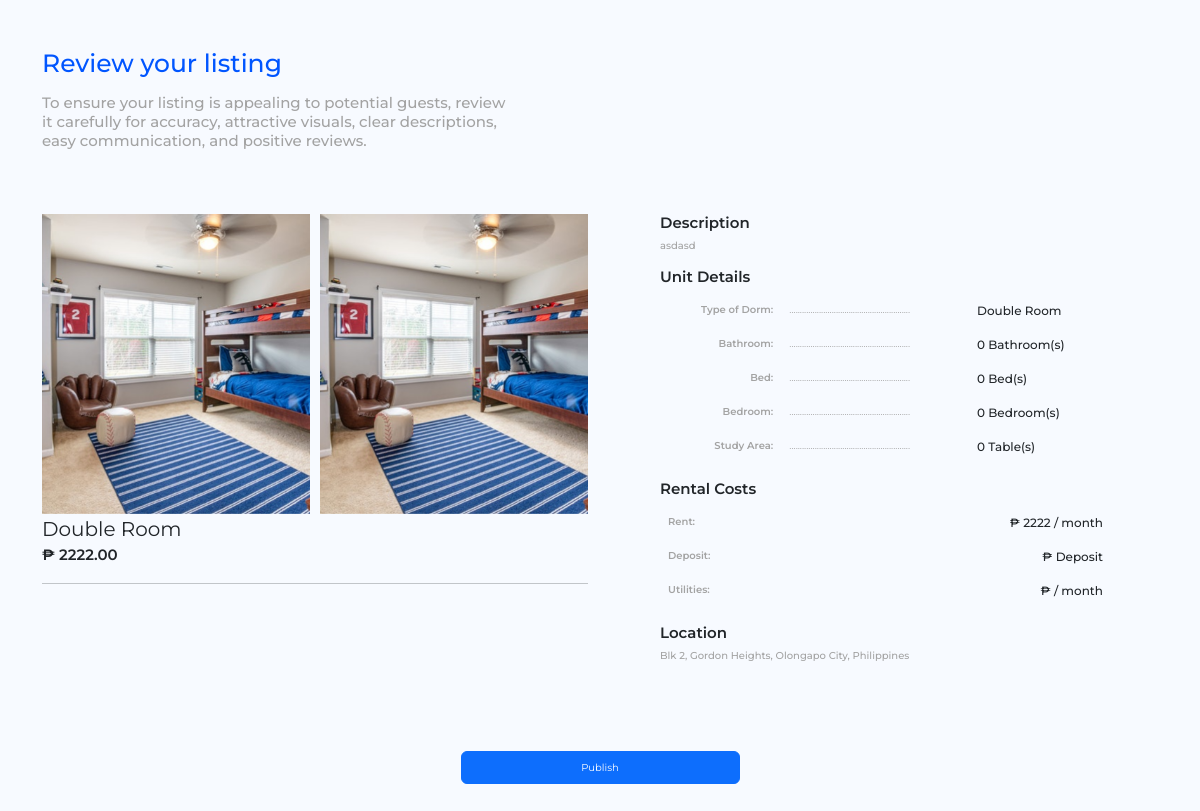
Screenshot of /dorm/create/part-3/4/ with the database file from the repository.
### base/models.py (models this page shows, shortened)
class DormImage(models.Model):
    dorm = models.ForeignKey(Dorm, related_name="images", on_delete=models.CASCADE)
    image = models.ImageField(upload_to='dorm_images/')

class Dorm(models.Model):
    dromTypes=(
                ('Single Room','Single Room'),
                ('Double Room','Double Room'),
                ('Deluxe Room','Deluxe Room'),
                ('Apartment Style','Apartment Style')
                )
    placeTypes = (
        ('Single Room', 'Guests will have their own private space within a larger accommodation'),
        ('Shared Room', 'Guests will have their own private space within a larger accommodation'),
        ('Entire Place', 'Guests will have the whole place to themselves, offering privacy and freedom'),
    )
    name = models.CharField(max_length=255)
    type_of_dorm = models.CharField(max_length=255, choices=dromTypes)
    place_type = models.CharField(max_length=50, choices=placeTypes, help_text="What type of place will guests have?" ,null=True)
    area = models.DecimalField(max_digits=10, decimal_places=2, help_text="Area in square feet",null=True)
    bathroom = models.CharField(max_length=10, default=0)
    guest = models.CharField(max_length=10, default=0)
    bed = models.CharField(max_length=10, default=0)
    bedroom = models.CharField(max_length=10, default=0)
    study_area = models.CharField(max_length=10, default=0)
    description=models.TextField(null=True)
    availability_status = models.BooleanField(default=False)
    reviews_count = models.PositiveIntegerField(default=0)
    reviews_avg_rating = models.DecimalField(max_digits=3, decimal_places=2, default=0.0)
    amenities = models.ManyToManyField(Amenity, blank=True, related_name='dorms')
    accessibility_features = models.ManyToManyField(AccessibilityFeature, blank=True, related_name='dorms')
    owner = models.ForeignKey(User, on_delete=models.CASCADE, related_name='owned_dorms')
    published = models.BooleanField(default=False)  # Field to mark if the dorm is published

class RentalCost(models.Model):
    dorm = models.OneToOneField(Dorm, on_delete=models.CASCADE)
    rent = models.DecimalField(max_digits=10, decimal_places=2)
    deposit = models.DecimalField(max_digits=10, decimal_places=2,null=True)
    utilities = models.DecimalField(max_digits=10, decimal_places=2,null=True)

class Location(models.Model):
    dorm = models.OneToOneField(Dorm, on_delete=models.CASCADE)
    address = models.CharField(max_length=255)
    latitude = models.DecimalField(max_digits=9, decimal_places=6, null=True, blank=True)
    longitude = models.DecimalField(max_digits=9, decimal_places=6, null=True, blank=True)
    google_map_embed_code = models.TextField(null=True, blank=True)  # New optional field for embed code
    nearby_schools = models.IntegerField(null=True, blank=True)
    grocery_stores = models.IntegerField(null=True, blank=True)
    hospitals = models.IntegerField(null=True, blank=True)
    malls = models.IntegerField(null=True, blank=True)
    coffee_shops = models.IntegerField(null=True, blank=True)
    transit_options = models.CharField(max_length=255,null=True, blank=True)
    city=models.CharField(max_length=255,null=True, blank=True)
    state=models.CharField(max_length=255,null=True, blank=True)
    zip_code=models.CharField(max_length=255,null=True, blank=True)
    country=models.CharField(max_length=255,null=True, blank=True)

### base/views.py (the view)
# urls.py: path('dorm/create/part-3/<int:dorm_id>/', dorm_create_part_3, name='dorm_create_part_3'),
def dorm_create_part_3(request, dorm_id):
    dor=Dorm.objects.filter(id=dorm_id).first()
    if request.method == 'POST':
        pub = 'pub' in request.POST
        dorm = Dorm.objects.get(id=dorm_id)
        dorm.published=pub
        dorm.save()
        return redirect('success')  # Redirect to a success or listing page
    return render(request, 'owner_welcome3.html', {'dorm':dor,'dorm_id':dorm_id})

### base/templates/owner_welcome3.html (shortened to what this page needs)
<!DOCTYPE html>
<html lang="en">
{% load static %}
<head>
    <link href="https://cdn.jsdelivr.net/npm/bootstrap@5.3.0/dist/css/bootstrap.min.css" rel="stylesheet">
    <link rel="stylesheet" href="https://cdnjs.cloudflare.com/ajax/libs/font-awesome/5.15.4/css/all.min.css">
    <link rel="stylesheet" href="https://cdnjs.cloudflare.com/ajax/libs/font-awesome/5.15.4/css/all.min.css">
    <link rel='stylesheet' href='https://cdnjs.cloudflare.com/ajax/libs/OwlCarousel2/2.3.4/assets/owl.carousel.min.css'
 />
    <link rel="stylesheet" href="{% static 'assets/css/style.css' %}">
</head>
<body>
    <div class="main-wrapper py-5 container">
        <div class="col-xl-5 ">
            <h2 class="mb-3 fs25 font-color-0055FF">Review your listing</h2>
            <p class="fs15 fw500 lh-sm">To ensure your listing is appealing to potential guests, review it carefully for
                accuracy, attractive visuals, clear descriptions, easy communication, and positive reviews.</p>
        </div>
        <div class="row py-5 gap-5">
            <div class="col-xl-6 col-12">
                <div class="owl-carousel owl-theme position-relative">
                    {% for image in dorm.images.all %}
                    <div class="item">
                        <img src="{{ image.image.url }}" alt="">
                    </div>
                    {% endfor %}
                </div>
                <div class="card-body w-100 px-0">
                    <div class=" justify-content-between">
                        <div class=" fs20 fw400 ">
                            {{ dorm.type_of_dorm }}
                        </div>
                        <div class="rommPrice fs15 fw600">
                            ₱ {{ dorm.rentalcost.rent }}
                        </div>
                    </div>
                    <hr class="my-3 mb-4">
                </div>
            </div>
            <div class="col-lg-5 col-12">
                <h5 class="fs15 fw600">Description</h5>
                <p class="fs10 fw500">{{ dorm.description }}</p>
                <h5>Unit Details</h5>
                <table class="table table-borderless">
                    <tbody>
                        {% if dorm.type_of_dorm %}
                        <tr>
                            <td class="text-end font-color-gray-light fw600 fs10">Type of Dorm:</td>
                            <td class="font-color-gray-light fs10">
                                .........................................................</td>
                            <td class="fs12 fw500">{{ dorm.type_of_dorm }}</td>
                        </tr>
                        {% endif %}
                        {% if dorm.bathroom %}
                        <tr>
                            <td class="text-end font-color-gray-light fw600 fs10">Bathroom:</td>
                            <td class="font-color-gray-light fs10">
                                .........................................................</td>
                            <td class="fs12 fw500">{{ dorm.bathroom }} Bathroom(s)</td>
                        </tr>
                        {% endif %}
                        {% if dorm.bed %}
                        <tr>
                            <td class="text-end font-color-gray-light fw600 fs10">Bed:</td>
                            <td class="font-color-gray-light fs10">
                                .........................................................</td>
                            <td class="fs12 fw500">{{ dorm.bed }} Bed(s)</td>
                        </tr>
                        {% endif %}
                        {% if dorm.bedroom %}
                        <tr>
                            <td class="text-end font-color-gray-light fw600 fs10">Bedroom:</td>
                            <td class="font-color-gray-light fs10">
                                .........................................................</td>
                            <td class="fs12 fw500">{{ dorm.bedroom }} Bedroom(s)</td>
                        </tr>
                        {% endif %}
                        {% if dorm.study_area %}
                        <tr>
                            <td class="text-end font-color-gray-light fw600 fs10">Study Area:</td>
                            <td class="font-color-gray-light fs10">
                                .........................................................</td>
                            <td class="fs12 fw500">{{ dorm.study_area }} Table(s)</td>
                        </tr>
                        {% endif %}
                    </tbody>
                </table>
                <h5>Rental Costs</h5>
                <table class="table table-borderless w-100">
                    <tbody>
                        <tr>
                            <td class="text-start font-color-gray-light fw600 fs10">Rent:</td>
                            <td class="fs12 fw500 text-end">₱ {{ dorm.rentalcost.rent |floatformat }} / month</td>
                        </tr>
                        <tr>
                            <td class="text-start font-color-gray-light fw600 fs10">Deposit:</td>
                            <td class="fs12 fw500 text-end">₱ {{ dorm.rentalcost.deposit |floatformat }} Deposit</td>
                        </tr>
                        <tr>
                            <td class="text-start font-color-gray-light fw600 fs10">Utilities:</td>
                            <td class="fs12 fw500 text-end">₱ {{ dorm.rentalcost.utilities |floatformat }} / month</td>
                        </tr>
                    </tbody>
                </table>
                <h5>Location</h5>
                <p class="font-color-gray-light fs10 fw500">{{ dorm.location.address }}</p>
            </div>
        </div>
        <div class="col-xl-3 mx-auto col-12">
            <form action="{% url 'dorm_create_part_3' dorm_id %}" method="post">
                <input type='submit' class="btn btn-primary w-100 fs10 py-2 mt-4" name='pub' value='Publish'>
            </form>
        </div>
    </div>
</body>
</html>

### static/assets/css/style.css (style rules this page uses)
:root { --fontFamily: "Montserrat", sans-serif; --fontColor-000000: #000000; --accent-color: #0035A7; --Col-00296B: #00296B; --Col-0055FF: #0055FF; --Col-003F88: #003F88; --Col-4CAF50: #4CAF50; --fontColor3-A3A3A3: #A3A3A3; --fontColor4-252525: #252525; }
* { font-family: var(--fontFamily); }
body { background-color: #F7FAFF; }
.font-color-gray-light { color: var(--fontColor3-A3A3A3); }
.font-color-0055FF { color: var(--Col-0055FF); }
p { color: var(--fontColor3-A3A3A3); }
.fw400 { font-weight: 400; }
.fw500 { font-weight: 500; }
.fw600 { font-weight: 600; }
.fs10 { font-size: 10px; }
.fs12 { font-size: 12px; }
.fs15 { font-size: 15px; }
.fs20 { font-size: 20px; }
.fs25 { font-size: 25px; }
p { line-height: 12.19px; }
h5 { font-size: 15px; font-weight: 600; }
.owl-carousel .item img { height: 300px; object-fit: cover; object-position: center; }
.table> :not(caption)>*>* { background-color: transparent !important; }
.table .font-color-gray-light { color: var(--fontColor3-A3A3A3) !important; }

### rows the page displays
DormImage: image (picture)
DormImage: image (picture)
Dorm: type_of_dorm "Double Room", rentalcost.rent "2222.00", description "asdasd", bathroom "0", bed "0", bedroom "0", study_area "0", rentalcost.rent "2222", location.address "Blk 2, Gordon Heights, Olongapo City, Philippines"
